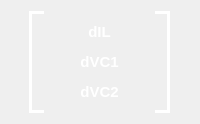
                 <widget class="QFrame" name="MatrixDot">
                  <property name="sizePolicy">
                   <sizepolicy hsizetype="Fixed" vsizetype="Fixed">
                    <horstretch>0</horstretch>
                    <verstretch>0</verstretch>
                   </sizepolicy>
                  </property>
                  <property name="frameShape">
                   <enum>QFrame::NoFrame</enum>
                  </property>
                  <property name="frameShadow">
                   <enum>QFrame::Raised</enum>
                  </property>
                  <layout class="QHBoxLayout" name="horizontalLayout_28">
                   <item>
                    <widget class="QFrame" name="frame_57">
                     <property name="minimumSize">
                      <size>
                       <width>15</width>
                       <height>0</height>
                      </size>
                     </property>
                     <property name="maximumSize">
                      <size>
                       <width>15</width>
                       <height>16777215</height>
                      </size>
                     </property>
                     <property name="styleSheet">
                      <string notr="true">border-top: 3px solid white;
border-left: 3px solid white;
border-bottom: 3px solid white;
</string>
                     </property>
                     <property name="frameShape">
                      <enum>QFrame::NoFrame</enum>
                     </property>
                     <property name="frameShadow">
                      <enum>QFrame::Raised</enum>
                     </property>
                    </widget>
                   </item>
                   <item>
                    <widget class="QFrame" name="frame_58">
                     <property name="sizePolicy">
                      <sizepolicy hsizetype="Fixed" vsizetype="Fixed">
                       <horstretch>0</horstretch>
                       <verstretch>0</verstretch>
                      </sizepolicy>
                     </property>
                     <property name="styleSheet">
                      <string notr="true">border: 2px;
border-color:  rgb(255, 255, 255);</string>
                     </property>
                     <property name="frameShape">
                      <enum>QFrame::NoFrame</enum>
                     </property>
                     <property name="frameShadow">
                      <enum>QFrame::Raised</enum>
                     </property>
                     <layout class="QVBoxLayout" name="verticalLayout_16">
                      <item>
                       <widget class="QLabel" name="DOT1">
                        <property name="maximumSize">
                         <size>
                          <width>70</width>
                          <height>16777215</height>
                         </size>
                        </property>
                        <property name="styleSheet">
                         <string notr="true">border-radius : 2px;
color: rgb(255, 255, 255);
font-size: 15px;
padding:3px;
font-family: &quot;SF Pro Display&quot;; 
		font-weight: bold; 
    	font-style: normal;</string>
                        </property>
                        <property name="text">
                         <string>dIL</string>
                        </property>
                        <property name="alignment">
                         <set>Qt::AlignCenter</set>
                        </property>
                       </widget>
                      </item>
                      <item>
                       <widget class="QLabel" name="DOT2">
                        <property name="maximumSize">
                         <size>
                          <width>70</width>
                          <height>16777215</height>
                         </size>
                        </property>
                        <property name="styleSheet">
                         <string notr="true">border-radius : 2px;
color: rgb(255, 255, 255);
font-size: 15px;
padding:3px;
font-family: &quot;SF Pro Display&quot;; 
		font-weight: bold; 
    	font-style: normal;</string>
                        </property>
                        <property name="text">
                         <string>dVC1</string>
                        </property>
                        <property name="alignment">
                         <set>Qt::AlignCenter</set>
                        </property>
                       </widget>
                      </item>
                      <item>
                       <widget class="QLabel" name="DOT3">
                        <property name="maximumSize">
                         <size>
                          <width>70</width>
                          <height>16777215</height>
                         </size>
                        </property>
                        <property name="styleSheet">
                         <string notr="true">border-radius : 2px;
color: rgb(255, 255, 255);
font-size: 15px;
padding:3px;
font-family: &quot;SF Pro Display&quot;; 
		font-weight: bold; 
    	font-style: normal;</string>
                        </property>
                        <property name="text">
                         <string>dVC2</string>
                        </property>
                        <property name="alignment">
                         <set>Qt::AlignCenter</set>
                        </property>
                       </widget>
                      </item>
                     </layout>
                    </widget>
                   </item>
                   <item>
                    <widget class="QFrame" name="frame_59">
                     <property name="minimumSize">
                      <size>
                       <width>15</width>
                       <height>0</height>
                      </size>
                     </property>
                     <property name="maximumSize">
                      <size>
                       <width>15</width>
                       <height>16777215</height>
                      </size>
                     </property>
                     <property name="styleSheet">
                      <string notr="true">border-top: 3px solid white;
border-right: 3px solid white;
border-bottom: 3px solid white;
</string>
                     </property>
                     <property name="frameShape">
                      <enum>QFrame::NoFrame</enum>
                     </property>
                     <property name="frameShadow">
                      <enum>QFrame::Raised</enum>
                     </property>
                    </widget>
                   </item>
                  </layout>
                 </widget>
